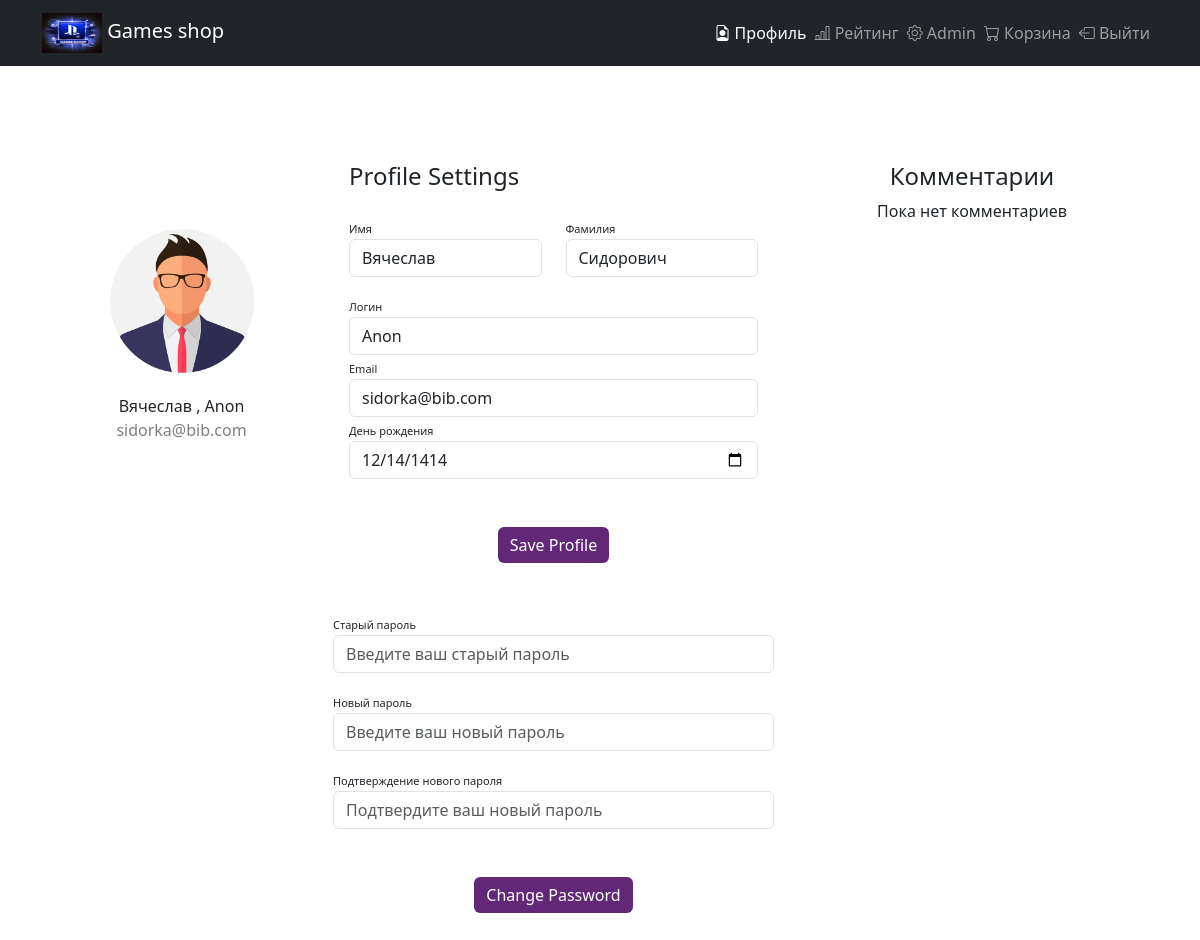
The app's page /profile/ (signed in), older data.
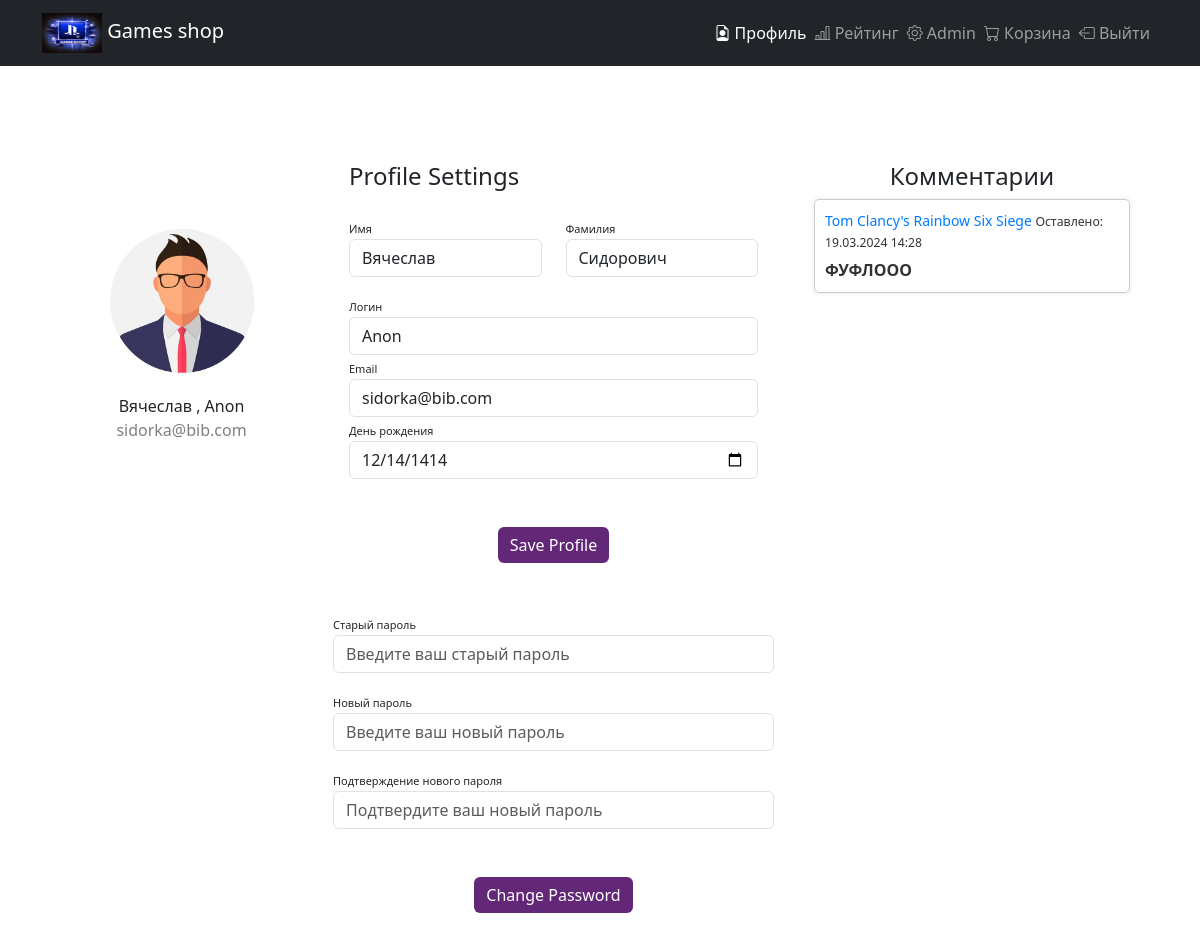
The same page, newer data.
### user_profile/models.py (models this page shows)
class CustomUser(AbstractUser):
    birth_date = models.DateField(null=True, blank=True)
    groups = models.ManyToManyField(Group, verbose_name='groups', related_name='customuser_set', blank=True, help_text='The groups this user belongs to. A user will get all permissions granted to each of their groups.')
    user_permissions = models.ManyToManyField(Permission, verbose_name='user permissions', related_name='customuser_set', blank=True, help_text='Specific permissions for this user.')

### comments/models.py (models this page shows)
class Comment(models.Model):
    game = models.ForeignKey(Game, on_delete=models.CASCADE, related_name='comments')
    user = models.ForeignKey(get_user_model(), on_delete=models.CASCADE)
    text = models.TextField()
    created_at = models.DateTimeField(default=timezone.now)

### shop/models.py (models this page shows, shortened)
class Game(models.Model):
    title = models.CharField(max_length=255)
    created_at = models.DateTimeField(default=timezone.now)
    price = models.FloatField()
    image = models.ImageField(
        upload_to="game_img", height_field=None, width_field=None, max_length=None)
    category = models.ForeignKey(Category, on_delete=models.CASCADE)
    rating = models.CharField(max_length=255)
    description = models.CharField(max_length=10000)
    key_qty = models.IntegerField()

### user_profile/views.py (the view, shortened to what this page needs)
# urls.py: path('', CustomUserDetailView.as_view(), name='profile_detail'),
class CustomUserDetailView(LoginRequiredMixin, DetailView):
    login_url = reverse_lazy('registration:login')
    model = CustomUser
    template_name = 'user_profile/main.html'
    context_object_name = 'CustomUser'
    def get_object(self, queryset=None):
        return self.request.user
    def get_context_data(self, **kwargs):
        context = super().get_context_data(**kwargs)
        context['form'] = CustomUserChangeForm(instance=self.request.user)
        context['password_form'] = CustomPasswordChangeForm(user=self.request.user)
        context['comments'] = Comment.objects.filter(user=self.request.user)
        return context

### user_profile/forms.py
class CustomUserChangeForm(UserChangeForm):
    birth_date = forms.DateField(widget=forms.DateInput(attrs={'type': 'date'}))
    class Meta:
        model = CustomUser
        fields = ('username', 'email', 'first_name', 'last_name', 'birth_date')

class CustomPasswordChangeForm(PasswordChangeForm):
    class Meta:
        model = CustomUser
        fields = ('old_password', 'new_password1', 'new_password2')

### templates/user_profile/main.html (shortened to what this page needs)
{% extends 'base.html' %}
{% load static %}
{% block content %}
  <div class="container rounded bg-white mt-5 mb-5">
    <div class="row">
      <div class="col-md-3 border-right">
        <div class="d-flex flex-column align-items-center text-center p-3 py-5"><img class="rounded-circle mt-5"
          width="150px" src="{% static 'images/men.jpg' %}"><span class="font-weight-bold"> {{ form.first_name.value}} , {{ form.username.value}}  </span><span class="text-black-50">{{form.email.value}}</span></div>
    </div>
      <div class="col-md-5 border-right">
         <div class="profile-settings p-3 py-5"> {% comment %} Это карточка {% endcomment %}
          <form method="post">
            <div class="d-flex justify-content-between align-items-center mb-3">
              <h4 class="text-right">Profile Settings</h4>
            </div>
            <div class="row mt-2">
              <div class="col-md-6">
                <label class="labels">Имя</label>
                <input type="text" class="form-control" placeholder="first name" name="first_name" value="{{ form.first_name.value }}">
              </div>
              <div class="col-md-6">
                <label class="labels">Фамилия</label>
                <input type="text" class="form-control" value="{{ form.last_name.value }}" placeholder="surname" name="last_name">
              </div>
            </div>
            <div class="row mt-3">
              <div class="col-md-12">
                <label class="labels">Логин</label>
                <input type="text" name="username" id="username" class="form-control input-sm" placeholder="Введите ваш Логин" value="{{ form.username.value }}">
              </div>
              <div class="col-md-12">
                <label class="labels">Email</label>
                <input type="email" name="email" class="form-control" placeholder="Введите ваш email" value="{{ form.email.value }}">
              </div>
              <div class="col-md-12">
                <label class="labels">День рождения</label>
                <input type="date" name="birth_date" class="form-control" value="{{ form.birth_date.value|date:'Y-m-d' }}">
              </div>
              <div class="mt-5 text-center"><button class="btn btn-primary profile-button" type="submit" name="save_profile">Save Profile</button></div>
          </form>
            </div>
          </div>
          <form method="post">
            <div class="row mt-3">
              <div class="col-md-12">
                <label class="labels">Старый пароль</label>
                <input type="password" name="old_password" class="form-control" placeholder="Введите ваш старый пароль">
              </div>
            </div>
            <div class="row mt-3">
              <div class="col-md-12">
                <label class="labels">Новый пароль</label>
                <input type="password" name="new_password1" class="form-control" placeholder="Введите ваш новый пароль">
              </div>
            </div>
            <div class="row mt-3">
              <div class="col-md-12">
                <label class="labels">Подтверждение нового пароля</label>
                <input type="password" name="new_password2" class="form-control" placeholder="Подтвердите ваш новый пароль">
              </div>
            </div>
            <div class="mt-5 text-center"><button class="btn btn-primary profile-button" type="submit" name="change_password">Change Password</button></div>
          </form>
        </div>
        <div class="comments col-md-4"> {% comment %} Это Комментарии{% endcomment %}
          <div class="p-3 py-5">
            <h4 class="text-center">Комментарии</h4>
            {% for comment in comments %}
              <div class="comment">
                <div class="comment-header">
                  <a href="{% url 'shop:single_game' game_id=comment.game.id %}">{{ comment.game.title }}</a>
                  <small>Оставлено: {{ comment.created_at|date:'d.m.Y H:i' }}</small>
                </div>
                <div class="comment-body">
                  <strong>{{ comment.text }}</strong>
                </div>
              </div>
            {% empty %}
              <p class="text-center">Пока нет комментариев</p>
            {% endfor %}
          </div>
        </div>
      </div>
  {% endblock %}

### templates/base.html (shortened to what this page needs)
{% load static %}
<!DOCTYPE html>
<html lang="en">
<head>
    <link href="https://cdn.jsdelivr.net/npm/bootstrap@5.3.2/dist/css/bootstrap.min.css" rel="stylesheet">
    <link href="https://cdn.jsdelivr.net/npm/bootstrap-icons@1.8.1/font/bootstrap-icons.css" rel="stylesheet">
    <link rel="stylesheet" type="text/css" href="{% static 'styles/main.css' %}">
    <link rel="stylesheet" type="text/css" href="{% static 'styles/profile.css' %}">
</head>
<body>
    <nav class="navbar navbar-dark bg-dark">
        <div class="container">
                <a class="navbar-brand" href="{% url 'shop:index' %}">
                    <img src="{% static 'images/logo.jpg' %}" alt="Logo" width="60" height="40" class="d-inline-block align-text-center">
                    Games shop
                </a>
            <ul class="navbar-nav d-flex flex-row">
                <li class="nav-item">
                    <a href="{% url 'user_profile:profile_detail' %}" class="me-2 nav-link {% if request.path == '/profile/' %}active{% endif %}">
                        <i class="bi bi-file-earmark-person"></i> Профиль
                    </a>
                </li>
                <li class="nav-item">
                    <a href="{% url 'shop:game_list' %}" class="me-2 nav-link {% if request.path == '/shop/game_list' %}active{% endif %}">
                        <i class="bi bi-bar-chart-line"></i> Рейтинг
                    </a></i>
                </li>
                <li class="nav-item">
                    <a href="/admin/" class="me-2 nav-link text-decoration-none">
                        <i class="bi bi-gear"></i> Admin
                    </a>
                </li>
                <li class="nav-item">
                    <a href="" class="me-2 nav-link text-decoration-none">
                        <i class="bi bi-cart"></i> Корзина
                    </a>
                </li>
                {% if user.is_authenticated %}
                    <li class="nav-item">
                        <a href="#" onclick="event.preventDefault(); document.getElementById('logout-form').submit();" class="me-2 nav-link text-decoration-none">
                            <i class="bi bi-box-arrow-left"></i> Выйти
                        </a>
                    </li>
                {% else %}
                    <li class="nav-item">
                        <a href="{% url 'registration:login' %}" class="nav-link text-decoration-none">
                            <i class="bi bi-door-open"></i> Войти
                        </a>
                    </li>
                {% endif %}
            </ul>
        </div>
    </nav>
    <main class="container">
            {% block content %}
            {% endblock %}
    </main>
</body>
</html>

### static/styles/main.css (style rules this page uses)
.navbar-nav .nav-link.active, .navbar-nav .nav-link.show { color: #ffffff; }

### static/styles/profile.css (style rules this page uses)
.profile-button { background: rgb(99, 39, 120); box-shadow: none; border: none }
.labels { font-size: 11px }
.profile-settings { float: left; }
.comments { float: right; }
.comment { border: 1px solid #ccc; padding: 10px; margin-bottom: 10px; box-shadow: 0 0 5px rgba(0, 0, 0, 0.1); border-radius: 5px; }
.comment-header { font-size: 14px; color: #333; margin-bottom: 5px; }
.comment-header a { color: #007bff; text-decoration: none; }
.comment-body { font-size: 16px; color: #333; }
.comment-body strong { font-weight: bold; }

Row changes from the older to the newer data that the page shows:
added Comment: game "Tom Clancy's Rainbow Six Siege", created_at "19.03.2024 14:28", text "ФУФЛООО"
Text that changed along with them:
text no longer shown: "Пока нет комментариев"
